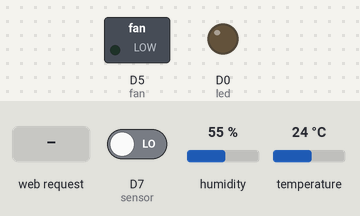
This sketch was run on a simulated ESP8266 (Wemos D1 mini). Shown: switched loads named in the sketch (green lamp = pin HIGH), output pins drawn as LEDs (lit = HIGH). The test bench sets the inputs (shaded band); at power-on: temperature 24 °C, D7 (sensor) LOW, humidity 55 %. WiFi joins after 1.5 s; servers stay silent unless stated; what the sketch prints to the serial monitor is not drawn.

Above: at 2.7 s.
2.8 s: temperature set to 27 °C
5.9 s: temperature set to 30 °C
At 8.1 s:
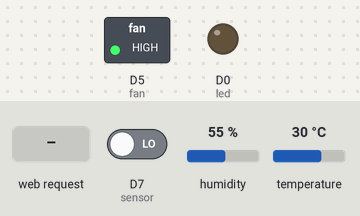
8.4 s: HTTP request GET /openLED received
At 10.9 s:
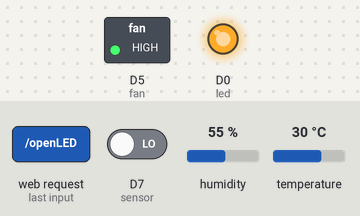
14.9 s: D7 (sensor) driven HIGH
At 16.9 s:
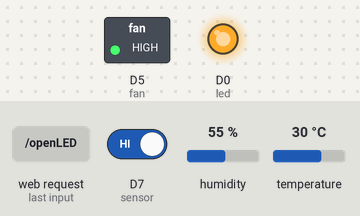
18.3 s: HTTP request GET /closefan received
At 20.3 s:
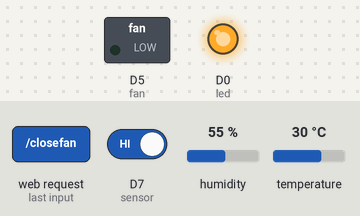
24.8 s: D7 (sensor) driven LOW
At 25.8 s:
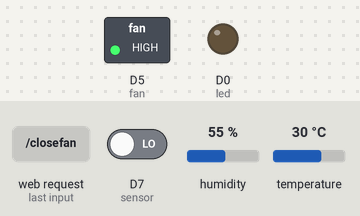
Timing chart, 0 to 27.5 s (numbered marks = the images above; inputs shaded):
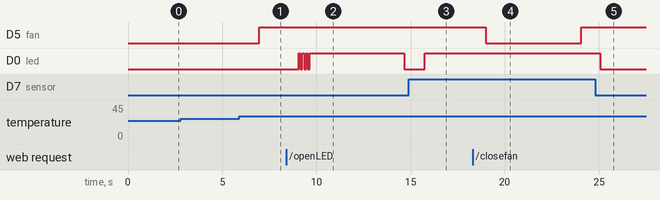

Measured:
- the behaviour switches between 28 and 29 °C on temperature (found by bisection; images 0 and 1)
- after the input at 2.8 s, every drawn part: stays the same
- after the input at 5.9 s, D5 (fan): LOW → HIGH after 1.1 s
- after the input at 8.4 s, D0 (led): goes 3 × (HIGH 0.10 s, LOW 0.10 s), HIGH 5.0 s, then LOW, starting after 0.65 s
- after the input at 14.9 s, D0 (led): LOW → HIGH after 0.86 s
- after the input at 18.3 s, D5 (fan): HIGH → LOW after 0.68 s, → HIGH 5.1 s later
- after the input at 24.8 s, D0 (led): HIGH → LOW after 0.28 s

The sketch:

5fanLEDIR.ino
```cpp
int sensor = D7;        //定義紅外線sensor接脚為2
int led = 16;    //LED 16是接D0
int fan = D5;
int val = 0;           //定義變量儲存傳感器的返回值
int fanState;//風扇開關狀態 0是關 1是開
float h,t,f,hif,hic ;//設在這邊當全域變數
// 開發版選Wemos D1 R1

// 你可能需要安裝下列的函式庫 Arduino libraries:
// - DHT Sensor Library: https://github.com/adafruit/DHT-sensor-library
// - Adafruit Unified Sensor Lib: https://github.com/adafruit/Adafruit_Sensor

#include "DHT.h"

#define DHTPIN D6 // D1 mini的接口請接D6

//切換你的溫溼度感應模組
#define DHTTYPE DHT11 // DHT 11
//#define DHTTYPE DHT22

DHT dht(DHTPIN, DHTTYPE);

#include <ESP8266WiFi.h>
#include <ESP8266WebServer.h>

const char* ssid = "ASUS_iot_2G";
const char* password = "1121314151";

ESP8266WebServer server(80);


void homepage() {
  server.send(200, "text/html",  SendHTML(fanState));
  Serial.println("同學開啟了網頁");
}

void setup()
{
   Serial.begin(9600);    //設置傳輸鮑率為9600
   Serial.println(F("DHTxx test!"));
   dht.begin();
   pinMode(sensor, INPUT);        //設定sensor接脚為輸入狀態
   pinMode(led, OUTPUT);
   pinMode(fan, OUTPUT);

 //初始化網絡
  WiFi.mode(WIFI_STA);
  WiFi.begin(ssid, password);
  WiFi.config(IPAddress(192,168,60,201),    // IP位址
             IPAddress(192,168,60,254),     // 閘道（gateway）位址
             IPAddress(255,255,255,0));  // 網路遮罩（netmask）

  while (WiFi.status() != WL_CONNECTED) {
    delay(500);
    Serial.print(".");
  }
  Serial.println("");
  Serial.print("IP Address: ");
  Serial.println(WiFi.localIP());

  //初始化WebServer
  server.on("/", homepage);
  server.on("/openfan", handle_openfan);//打開風扇
  server.on("/closefan", handle_closefan);//關閉風扇
  server.on("/openLED", handle_openLED);//打開LED

  server.begin();
  Serial.println("HTTP server started");
}

void loop()
{
  delay(1000);
  //監聽客戶請求並處理
  server.handleClient();

  // Reading temperature or humidity takes about 250 milliseconds!
  // 感測器的感測秒數需要等待超過2秒才會有新的數值 (DHT系列是很慢的感測元件)
  h = dht.readHumidity();
  // Read temperature as Celsius (the default)
  t = dht.readTemperature();
  // Read temperature as Fahrenheit (isFahrenheit = true)
  f = dht.readTemperature(true);

  // Check if any reads failed and exit early (to try again).
  if (isnan(h) || isnan(t) || isnan(f)) {
    Serial.println(F("Failed to read from DHT sensor!"));
  //return;
  }
  // Compute heat index in Fahrenheit (the default)
  hif = dht.computeHeatIndex(f, h);
  // Compute heat index in Celsius (isFahreheit = false)
  hic = dht.computeHeatIndex(t, h, false);


   val = digitalRead(sensor);    //讀傳感訊息
   if( val== HIGH)
     //如果檢測到人移動
   {
       Serial.println("有人經過");
       digitalWrite(led, HIGH);//開燈
   }
     //如果沒有檢測到人移動
   else
   {
    Serial.println("無人或人靜止不動");
    digitalWrite(led, LOW); //關LED
   }

   Serial.print(F("濕度Humidity: "));
   Serial.print(h);
   Serial.print(F("% 溫度Temperature: "));
   Serial.print(t);
   Serial.print(F("°C "));
   Serial.print(f);
   Serial.print(F("°F 體感溫度Heat index: "));
   Serial.print(hic);
   Serial.print(F("°C "));
   Serial.print(hif);
   Serial.println(F("°F"));
  if(t>=29){
    Serial.print(F("高溫開fan"));
    fanState=1;
    server.send(200, "text/html",  SendHTML(fanState));
    digitalWrite(fan, HIGH);
    }
  if(t<29){
    Serial.print(F("低溫關fan"));
    fanState=0;
    server.send(200, "text/html",  SendHTML(fanState));
    digitalWrite(fan,LOW );
    }

}

void handle_openfan() {//開電扇5秒
   fanState=1;
   server.send(200, "text/html",  SendHTML(fanState));
   digitalWrite(fan, HIGH);
   Serial.print(F("手動開風扇"));
   delay(5000);//手動關風扇停留5秒
}
void handle_closefan() {//關電扇
    digitalWrite(fan,LOW );
    fanState=0;
    Serial.print(F("手動關風扇"));
    server.send(200, "text/html",  SendHTML(fanState));
    delay(5000);//手動關風扇停留5秒
}

void handle_openLED() {//開LED10秒
    server.send(200, "text/html",  SendHTML(fanState));
    digitalWrite(led, HIGH);
    delay(100);
    digitalWrite(led,LOW );
    delay(100);
    digitalWrite(led, HIGH);
    delay(100);
    digitalWrite(led,LOW );
    delay(100);
    digitalWrite(led, HIGH);
    delay(100);
    digitalWrite(led,LOW );
    delay(100);
    digitalWrite(led, HIGH);
    delay(5000);//停留5秒
}

String SendHTML(uint8_t fanState){
  String ptr = "<!DOCTYPE html> <html>\n";
  ptr +="<head><meta name=\"viewport\" content=\"width=device-width, initial-scale=1.0, user-scalable=no\"><meta charset=\"UTF-8\">\n";
  ptr +="<title>雲端控制器</title>\n";
  ptr +="<style>html { font-family: Helvetica; display: inline-block; margin: 0px auto; text-align: center;}\n";
  ptr +="body{margin-top: 50px;} h1 {color: #444444;margin: 50px auto 30px;} h3 {color: #444444;margin-bottom: 50px;}\n";
  ptr +=".button {display: block;width: 80px;background-color: #1abc9c;border: none;color: white;padding: 13px 30px;text-decoration: none;font-size: 25px;margin: 0px auto 35px;cursor: pointer;border-radius: 4px;}\n";
  ptr +=".button-on {background-color: #1abc9c;}\n";
  ptr +=".button-on:active {background-color: #16a085;}\n";
  ptr +=".button-off {background-color: #34495e;}\n";
  ptr +=".button-off:active {background-color: #2c3e50;}\n";
  ptr +="p {font-size: 14px;color: #888;margin-bottom: 10px;}\n";
  ptr +="</style>\n";
  ptr +="</head>\n";
  ptr +="<body>\n";
  ptr +="<h1> ESP8266 網頁伺服器</h1>\n";
  ptr +="<h3>勞動部勞動力發展署中彰投分署</h3>\n";
  ptr +="<hr><h3>現在溫度 : "+ String(t) +"°C  濕度 : "+ String(h) +"% <br> 體感溫度Heat index : "+ String(hif) +"°F  "+ String(hic) +"°C</h3>\n";
   ptr +="<a class=\"button button-off\" href=\"/openLED\">閃爍LED</a>\n";
   if(fanState==1)
  {ptr +="<p>風扇狀態: 開啟</p><a class=\"button button-off\" href=\"/closefan\">關風扇5秒</a>\n";}
  else
  {ptr +="<p>風扇狀態: 關閉</p><a class=\"button button-on\" href=\"/openfan\">開風扇5秒</a>\n";}

   ptr +="<hr><h3>power by kunlex ,davidou 2019 </h3>\n";

  ptr +="</body>\n";
  ptr +="</html>\n";
  return ptr;
}
```
